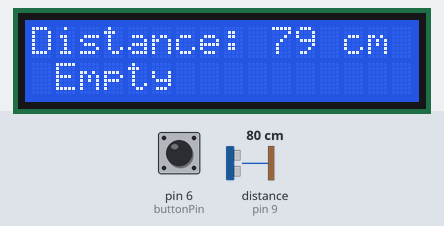
Bench run of a sketch on a simulated Arduino Uno, built with avr-gcc and run on an emulated ATmega328P. Parts: 16×2 character LCD. Wiring (inferred from the names in the program): ultrasonic range finder: trigger pin 8; echo pin 9. Inputs (shaded band) come from the test bench; at power-on: pin 6 (buttonPin) LOW, distance to the obstacle (sensor on pin 9) 80 cm. The echo pulse lasts 58.3 µs per cm; what the sketch prints to the serial monitor is not drawn.

Above: at 1.2 s.
1.3 s: pin 6 (buttonPin) pulled HIGH for 1.25 s
At 3.3 s:
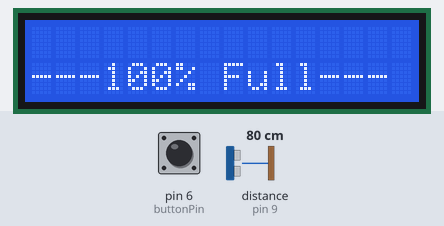
6.6 s: distance to the obstacle (sensor on pin 9) set to 9 cm
At 7.8 s:
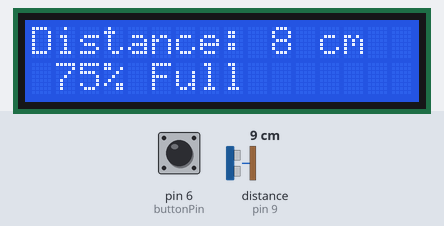
8.6 s: distance to the obstacle (sensor on pin 9) set to 18 cm
At 9.5 s:
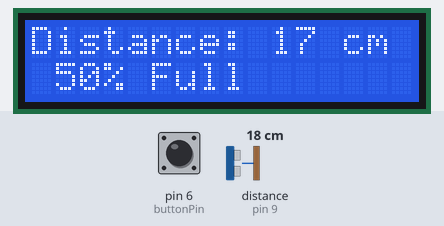
10.7 s: pin 6 (buttonPin) pulled HIGH for 1.25 s
At 14.0 s:
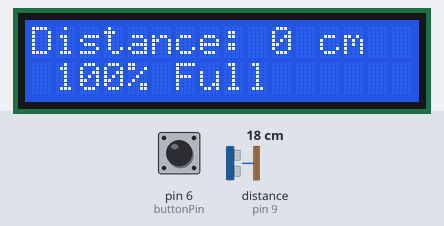
15.8 s: pin 6 (buttonPin) pulled HIGH for 3.2 s
At 16.9 s:
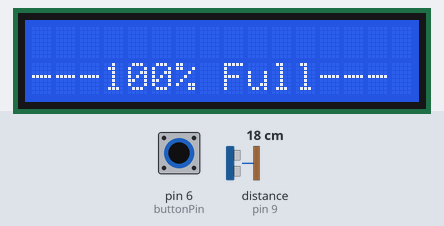
20.8 s: distance to the obstacle (sensor on pin 9) set to 2 cm
At 22.3 s:
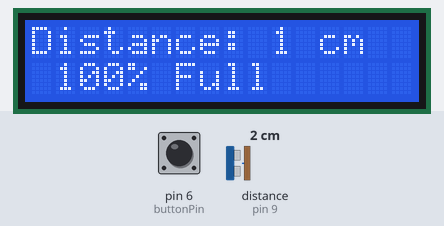
Timing chart, 0 to 23.8 s (numbered marks = the images above; inputs shaded):
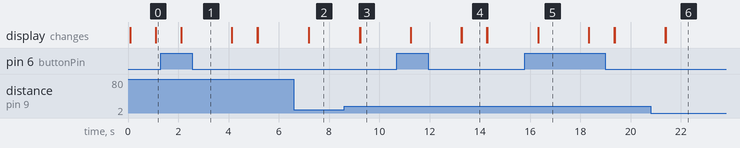

Measured:
- after the input at 1.3 s, the display: changes after 0.81 s (image 1)
- after the input at 6.6 s, the display: first changes after 0.58 s (image 2 shows a later state)
- after the input at 8.6 s, the display: first changes after 0.62 s (image 3 shows a later state)
- after the input at 10.7 s, the display: first changes after 0.56 s (image 4 shows a later state)
- after the input at 15.8 s, the display: changes after 0.53 s (image 5)
- after the input at 20.8 s, the display: first changes after 0.59 s (image 6 shows a later state)
- what the display in image 4 shows lasts 1.0 s, from 13.3 s to 14.3 s

The sketch:

Syndey.ino
```cpp
#include <LiquidCrystal.h> // includes the LiquidCrystal Library
const int rs = 12, en = 11, d4 = 5, d5 = 4, d6 = 3, d7 = 2;
LiquidCrystal lcd(rs, en, d4, d5, d6, d7);
const int trigPin = 8; // Ultrasonic Sensor
const int echoPin = 9;
const int ledPin =  7;      // the number of the LED pin
const int buttonPin = 6;     // pushbutton pin
long duration;
int distance;
int thresh [5]= {24,18,12,6,0}; // Limits
int buttonState = 0;         // variable for reading the pushbutton status
void setup() {
lcd.begin(16,2); // Initializes the interface to the LCD screen, and specifies the dimensions (width and height) of the display
pinMode(trigPin, OUTPUT);
pinMode(echoPin, INPUT);
Serial.begin(115200);
}

void loop() {
    buttonState = digitalRead(buttonPin);
     if (buttonState == HIGH) {
    // turn LED on:
    digitalWrite(ledPin, HIGH);
    lcd.setCursor(0,1);
    lcd.print("                ");
    lcd.setCursor(0,1);
    lcd.print("---100% Full--- ");
    lcd.setCursor(0,0);
    lcd.print("                ");
    delay(1000);
  } else {
    // turn LED off:

    digitalWrite(ledPin, LOW);
digitalWrite(trigPin, LOW);
delayMicroseconds(2);
digitalWrite(trigPin, HIGH);
delayMicroseconds(10);
digitalWrite(trigPin, LOW);
}
duration = pulseIn(echoPin, HIGH);
distance= duration*0.034/2;
lcd.setCursor(0,0);
lcd.print("                ");
lcd.setCursor(0,0); // Sets the location at which subsequent text written to the LCD will be displayed
lcd.print("Distance: "); // Prints string "Distance" on the LCD
lcd.print(distance); // Prints the distance value from the sensor
lcd.print(" cm");
delay(10);
if(distance<thresh[0]&&distance>=thresh[1]){
    Serial.print(" 25% Full");
    lcd.setCursor(0,1);
    lcd.print("                ");
    lcd.setCursor(0,1);
    lcd.print (" 25% Full");
    digitalWrite(ledPin, LOW);
    }
  else if(distance<thresh[1]&&distance>=thresh[2]){
    Serial.print(" 50% Full");
    lcd.setCursor(0,1);
    lcd.print("                ");
    lcd.setCursor(0,1);
    lcd.print(" 50% Full");
    digitalWrite(ledPin, LOW);
  }
  else if(distance<thresh[2]&&distance>=thresh[3]){
    Serial.print(" 75% Full");
    lcd.setCursor(0,1);
    lcd.print("                ");
    lcd.setCursor(0,1);
    lcd.print(" 75% Full");
    digitalWrite(ledPin, LOW);
  }
  else if(distance<thresh[3]&&distance>=thresh[4]){
    Serial.print(" 100% Full");
    lcd.setCursor(0,1);
    lcd.print("                ");
    lcd.setCursor(0,1);
    lcd.print(" 100% Full");
    digitalWrite(ledPin, HIGH);
  }
  else{
    Serial.print(" Empty"); // Empty will print if you take the sensor out of the bin or the sensor is not getting a reading
    lcd.setCursor(0,1);
    lcd.print("                ");
    lcd.setCursor(0,1);
    lcd.print(" Empty");
    digitalWrite(ledPin, LOW);
  }
  Serial.println();
  delay(1000);
}
```
